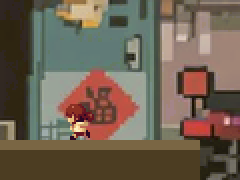
#> input picture tools/_facing_left.png, 240 x 180 px
$ python make_anchor_20.py _facing_left.png _facing_right.png
#> lines starting #> are read from the running program, lines starting #| are printed output that depends on the picture
"""锚帧落格:组件PNG -> 20x20(块采样中位色, 不吸附调色板, 脚底贴y=19)。
用法: python tools/make_anchor_20.py <组件png> <输出png>
"""
import sys
import numpy as np
from PIL import Image

SRC, OUT = sys.argv[1], sys.argv[2]
arr = np.asarray(Image.open(SRC).convert("RGBA")).copy()
#> arr is the input picture: shape (180, 240, 4); mean R, G, B, A 111, 97.4, 81.8, 255
mask = arr[..., 3] > 20
#> mask: shape (180, 240) bool; every value is 1
ys, xs = np.where(mask)
arr = arr[ys.min():ys.max()+1, xs.min():xs.max()+1]
fh, fw = arr.shape[:2]
#> fh = 180; fw = 240
BODY_H = 18
scale = BODY_H / fh
#> scale = 0.1
tw = max(1, round(fw * scale))
#> tw = 24
th = min(20, max(1, round(fh * scale)))
#> th = 18
sa = np.zeros((th, tw, 4), dtype=np.uint8)
for ty in range(th):
    for tx in range(tw):
        ry0, ry1 = int(ty*fh/th), max(int((ty+1)*fh/th), int(ty*fh/th)+1)
        rx0, rx1 = int(tx*fw/tw), max(int((tx+1)*fw/tw), int(tx*fw/tw)+1)
        block = arr[ry0:ry1, rx0:rx1]
        a = block[..., 3]
        content = block[a > 20]
        if len(content) > 0 and a.mean() / 255 > 0.35:
            med = np.median(content[..., :3], axis=0).astype(np.uint8)
            sa[ty, tx] = [med[0], med[1], med[2], 255]
canvas = np.zeros((20, 20, 4), dtype=np.uint8)
px = (20 - tw) // 2
#> px = -2
sx0 = max(0, -px); dx0 = max(0, px)
#> after `sx0 = max(0, -px)`: sx0 = 2
#> after `dx0 = max(0, px)`: dx0 = 0
cw = min(tw - sx0, 20 - dx0)
#> cw = 20
canvas[20-th:20, dx0:dx0+cw] = sa[:, sx0:sx0+cw]
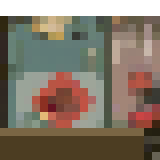
#> canvas: shape (20, 20, 4) (shown 8 times larger); mean of channels 0, 1, 2, 3 105.6, 93.4, 78.8, 229.5; transparent parts drawn white
ys2 = np.where(canvas[..., 3] > 0)[0]
#> ys2 = 360 values from 2 to 19
if len(ys2):
    shift = 19 - ys2.max()
#> shift = 0
    canvas = np.roll(canvas, shift, axis=0)
    if shift > 0:
        canvas[:shift] = 0
Image.fromarray(canvas, "RGBA").save(OUT)
# 预览
sc = 12
prev = Image.fromarray(canvas, "RGBA").resize((20*sc, 20*sc), Image.NEAREST)
bg = Image.new("RGB", prev.size, (64, 64, 64))
#> bg: PIL image 240x240 RGB; every value is 64
bg.paste(prev, (0, 0), prev)
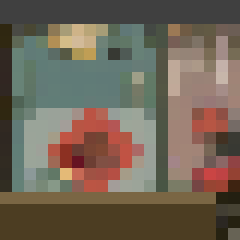
#> bg: PIL image 240x240 RGB; mean R, G, B 112, 99.8, 85.2
bg.save(OUT.replace(".png", "_preview.png"))
print("opaque:", int((canvas[..., 3] > 0).sum()), "->", OUT)
#| opaque: 360 -> _facing_right.png

$ run again, on tools/_facing_right_zoom.png
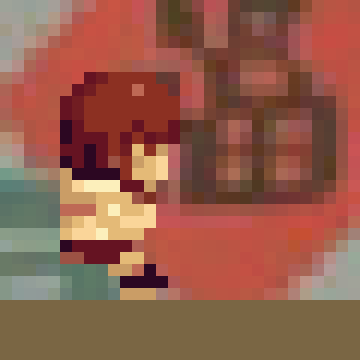
#> input picture tools/_facing_right_zoom.png, 360 x 360 px
#> arr is the input picture: shape (360, 360, 4); mean R, G, B, A 146.6, 92.9, 75.2, 255
#> mask: shape (360, 360) bool; every value is 1
#> `canvas[20-th:20, dx0:dx0+cw] = sa[:, sx0:sx0+cw]`:
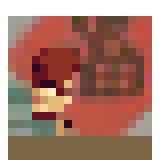
#> canvas: shape (20, 20, 4) (shown 8 times larger); mean of channels 0, 1, 2, 3 119.1, 74.9, 60.8, 206.6; transparent parts drawn white
#> ys2 = 324 values from 2 to 19
#> shift = 0
#> `bg.paste(prev, (0, 0), prev)`:
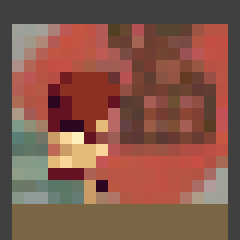
#> bg: PIL image 240x240 RGB; mean R, G, B 131.2, 87.1, 72.9
#| opaque: 324 -> _facing_right_zoom.png

$ run again, on tools/smoke_ch1_lv1.png
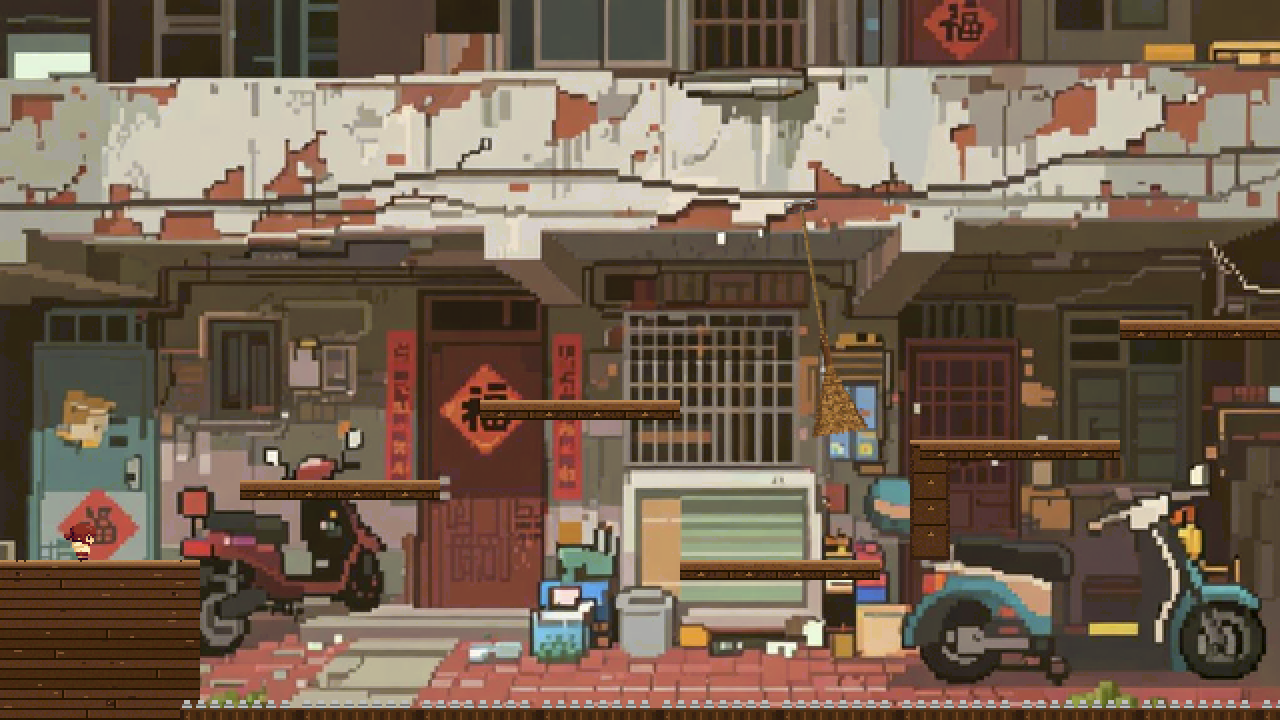
#> input picture tools/smoke_ch1_lv1.png, 1280 x 720 px
#> arr is the input picture: shape (720, 1280, 4); mean R, G, B, A 116.3, 97.4, 80.7, 255
#> mask: shape (720, 1280) bool; every value is 1
#> `canvas[20-th:20, dx0:dx0+cw] = sa[:, sx0:sx0+cw]`:
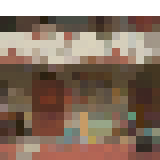
#> canvas: shape (20, 20, 4) (shown 8 times larger); mean of channels 0, 1, 2, 3 112.6, 91.9, 76.6, 229.5; transparent parts drawn white
#> ys2 = 360 values from 2 to 19
#> shift = 0
#> `bg.paste(prev, (0, 0), prev)`:
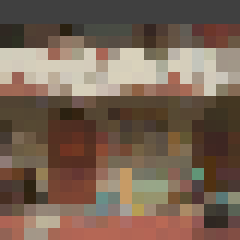
#> bg: PIL image 240x240 RGB; mean R, G, B 119, 98.3, 83
#| opaque: 360 -> smoke_ch1_lv1.png
